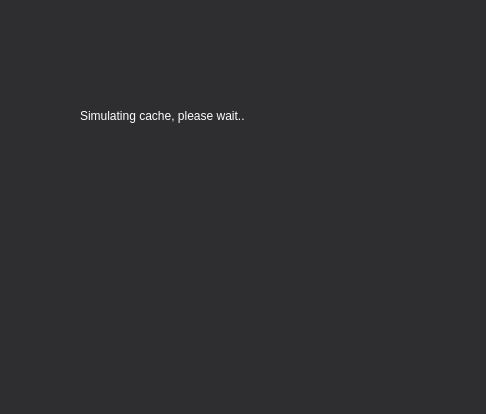
<?xml version="1.0" encoding="UTF-8"?>
<ui version="4.0">
 <class>Processing_Window</class>
 <widget class="QDialog" name="Processing_Window">
  <property name="geometry">
   <rect>
    <x>0</x>
    <y>0</y>
    <width>486</width>
    <height>414</height>
   </rect>
  </property>
  <property name="windowTitle">
   <string>Loading</string>
  </property>
  <property name="styleSheet">
   <string notr="true">background-color: rgb(46, 45, 48);
font: 25 14pt &quot;.Lock Clock&quot;;</string>
  </property>
  <widget class="QLabel" name="label">
   <property name="geometry">
    <rect>
     <x>80</x>
     <y>100</y>
     <width>301</width>
     <height>31</height>
    </rect>
   </property>
   <property name="styleSheet">
    <string notr="true">color: rgb(255, 255, 255);</string>
   </property>
   <property name="text">
    <string>Simulating cache, please wait..</string>
   </property>
  </widget>
  <widget class="QLabel" name="label_2">
   <property name="geometry">
    <rect>
     <x>150</x>
     <y>220</y>
     <width>161</width>
     <height>71</height>
    </rect>
   </property>
   <property name="text">
    <string>&lt;html&gt;&lt;head/&gt;&lt;body&gt;&lt;p&gt;&lt;img src=&quot;:/images/294.GIF&quot;/&gt;&lt;/p&gt;&lt;/body&gt;&lt;/html&gt;</string>
   </property>
  </widget>
 </widget>
 <resources/>
 <connections/>
</ui>
